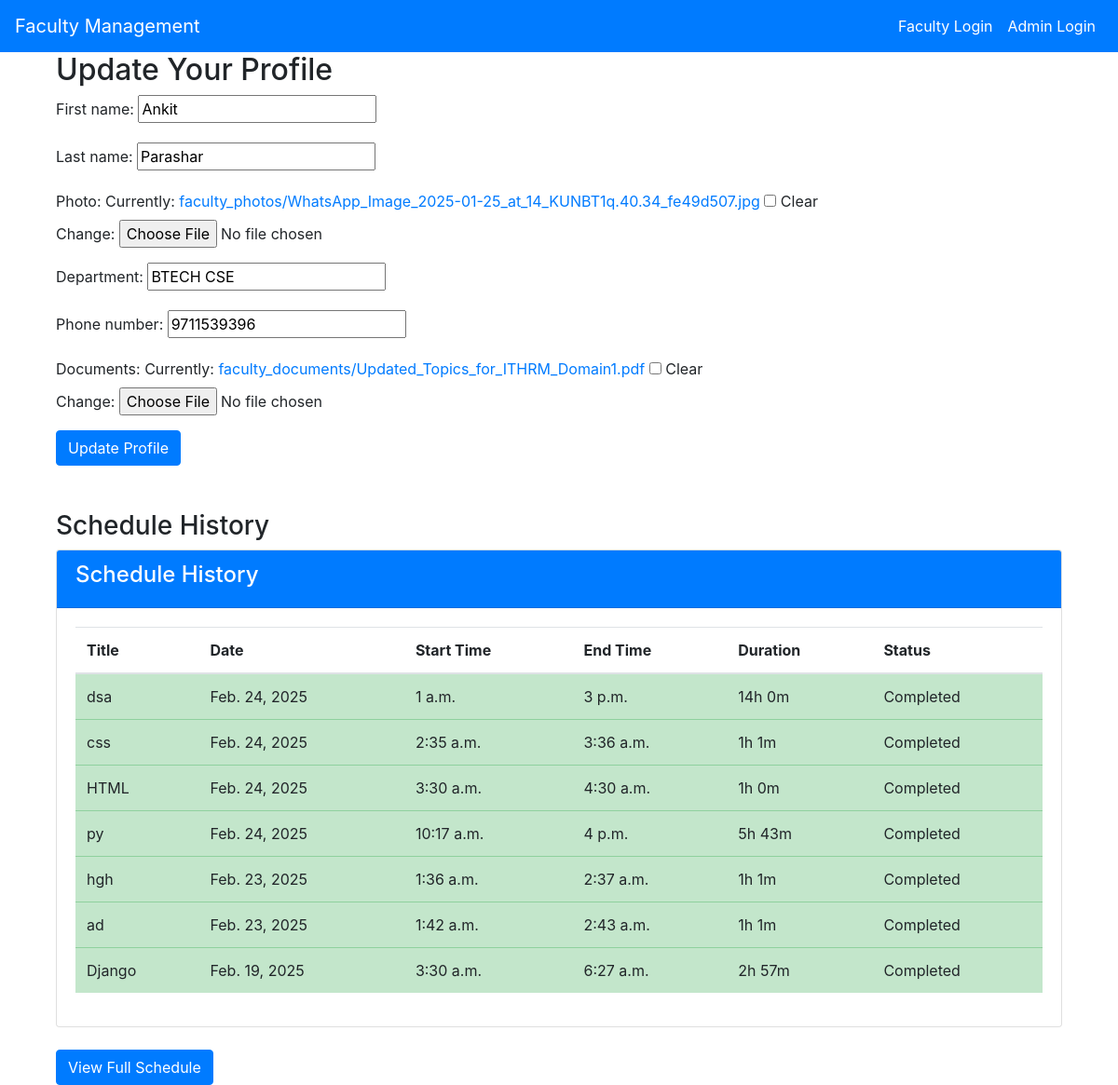
/profile/ (signed in), run on the app's committed database.
### faculty/models.py (models this page shows, shortened)
class FacultyProfile(models.Model):
    user = models.OneToOneField(User, on_delete=models.CASCADE)
    photo = models.ImageField(upload_to='faculty_photos/', blank=True, null=True)
    documents = models.FileField(upload_to='faculty_documents/', blank=True, null=True)
    employee_id = models.CharField(max_length=20, blank=True, null=True)
    department = models.CharField(max_length=100, blank=True, null=True)
    phone_number = models.CharField(max_length=15, blank=True, null=True)
    is_verified = models.BooleanField(default=False)

class Schedule(models.Model):
    faculty = models.ForeignKey(User, on_delete=models.CASCADE)
    title = models.CharField(max_length=200)
    date = models.DateField(default=date.today)
    start_time = models.TimeField()
    end_time = models.TimeField()
    duration = models.DurationField(blank=True, null=True)
    is_confirmed = models.BooleanField(default=False)
    confirmed_at = models.DateTimeField(blank=True, null=True)
    def get_status(self):
        from datetime import datetime
        now = datetime.now()
        schedule_start = datetime.combine(self.date, self.start_time)
        schedule_end = datetime.combine(self.date, self.end_time)
        if schedule_end < schedule_start:
            schedule_end = schedule_end.replace(day=schedule_end.day + 1)
        if not self.is_confirmed:
            return 'Not Confirmed'
        elif now < schedule_start:
            return 'Upcoming'
        elif schedule_start <= now <= schedule_end:
            return 'In Progress'
        else:
            return 'Completed'

### faculty/views.py (the view)
# urls.py: path('profile/', login_required(views.profile), name='profile'),
@login_required
def profile(request):
    profile, created = FacultyProfile.objects.get_or_create(user=request.user)
    schedules = Schedule.objects.filter(faculty=request.user).order_by('-date', 'start_time')
    for schedule in schedules:
        if schedule.duration:
            total_seconds = int(schedule.duration.total_seconds())
            hours = total_seconds // 3600
            minutes = (total_seconds % 3600) // 60
            schedule.duration_display = f"{hours}h {minutes}m"
        else:
            schedule.duration_display = "N/A"
    completed_schedules = [s for s in schedules if s.get_status() == 'Completed']
    in_progress_schedules = [s for s in schedules if s.get_status() == 'In Progress']
    upcoming_schedules = [s for s in schedules if s.get_status() == 'Upcoming']
    if request.method == 'POST':
        form = ProfileUpdateForm(request.POST, request.FILES, instance=profile)
        if form.is_valid():
            profile = form.save(commit=False)
            profile.department = form.cleaned_data['department']
            profile.phone_number = form.cleaned_data['phone_number']
            profile.save()
            user = request.user
            user.first_name = form.cleaned_data['first_name']
            user.last_name = form.cleaned_data['last_name']
            user.save()
            messages.success(request, 'Your profile has been updated!')
            return redirect('profile')
    else:
        form = ProfileUpdateForm(instance=profile, initial={
            'first_name': request.user.first_name,
            'last_name': request.user.last_name
        })
    return render(request, 'faculty/profile.html', {
        'form': form,
        'completed_schedules': completed_schedules,
        'in_progress_schedules': in_progress_schedules,
        'upcoming_schedules': upcoming_schedules
    })

### faculty/forms.py
class ProfileUpdateForm(forms.ModelForm):
    first_name = forms.CharField(max_length=30, required=False)
    last_name = forms.CharField(max_length=30, required=False)
    department = forms.CharField(max_length=100, required=False)
    phone_number = forms.CharField(max_length=15, required=False)
    class Meta:
        model = FacultyProfile
        fields = ['photo', 'documents', 'department', 'phone_number']

### faculty/templates/faculty/profile.html (shortened to what this page needs)
{% extends 'faculty/base.html' %}
{% block content %}
<div class="container">
    <h2>Update Your Profile</h2>
    <form method="POST" enctype="multipart/form-data">
        <div class="mb-3">
            {{ form.first_name.label_tag }}
            {{ form.first_name }}
        </div>
        <div class="mb-3">
            {{ form.last_name.label_tag }}
            {{ form.last_name }}
        </div>
        <div class="mb-3">
            {{ form.photo.label_tag }}
            {{ form.photo }}
        </div>
        <div class="mb-3">
            {{ form.department.label_tag }}
            {{ form.department }}
        </div>
        <div class="mb-3">
            {{ form.phone_number.label_tag }}
            {{ form.phone_number }}
        </div>
        <div class="mb-3">
            {{ form.documents.label_tag }}
            {{ form.documents }}
        </div>
        <button type="submit" class="btn btn-primary">Update Profile</button>
    </form>
    <div class="mt-5">
        <h3>Schedule History</h3>
    <div class="card mb-4">
        <div class="card-header bg-primary text-white">
            <h4>Schedule History</h4>
        </div>
        <div class="card-body">
            <div class="table-responsive">
                <table class="table table-hover">
                    <thead>
                        <tr>
                            <th>Title</th>
                            <th>Date</th>
                            <th>Start Time</th>
                            <th>End Time</th>
                            <th>Duration</th>
                            <th>Status</th>
                        </tr>
                    </thead>
                    <tbody>
                        {% for schedule in completed_schedules %}
                        <tr class="table-success">
                            <td>{{ schedule.title }}</td>
                            <td>{{ schedule.date }}</td>
                            <td>{{ schedule.start_time }}</td>
                            <td>{{ schedule.end_time }}</td>
                            <td>{{ schedule.duration_display }}</td>
                            <td>Completed</td>
                        </tr>
                        {% endfor %}
                    </tbody>
                </table>
            </div>
        </div>
    </div>
        <a href="{% url 'schedule' %}" class="btn btn-primary">View Full Schedule</a>
    </div>
</div>
{% endblock %}

### faculty/templates/faculty/base.html (style rules this page uses)
body { padding-top: 56px; }

### data on the page
FacultyProfile: department "BTECH CSE", phone_number "9711539396"
Schedule: title "dsa", date "Feb. 24, 2025", start_time "1 a.m.", end_time "3 p.m.", duration_display "14h 0m"
Schedule: title "css", date "Feb. 24, 2025", start_time "2:35 a.m.", end_time "3:36 a.m.", duration_display "1h 1m"
Schedule: title "HTML", date "Feb. 24, 2025", start_time "3:30 a.m.", end_time "4:30 a.m.", duration_display "1h 0m"
Schedule: title "py", date "Feb. 24, 2025", start_time "10:17 a.m.", end_time "4 p.m.", duration_display "5h 43m"
Schedule: title "hgh", date "Feb. 23, 2025", start_time "1:36 a.m.", end_time "2:37 a.m.", duration_display "1h 1m"
Schedule: title "ad", date "Feb. 23, 2025", start_time "1:42 a.m.", end_time "2:43 a.m.", duration_display "1h 1m"
Schedule: title "Django", date "Feb. 19, 2025", start_time "3:30 a.m.", end_time "6:27 a.m.", duration_display "2h 57m"
